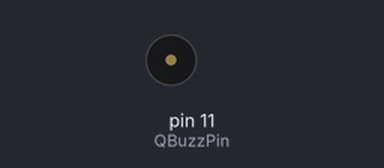
Bench run of a sketch on a simulated Arduino Uno, built with avr-gcc and run on an emulated ATmega328P. Shown: buzzer (waves = sounding).

Above: at 0.1 s.
Timing chart, 0 to 1.6 s (numbered marks = the images above):
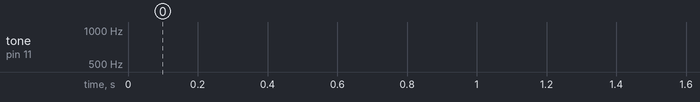

The sketch:

QBuzz.ino
```cpp
/*  QBuzz
This sketch demonstrates the QBuzz.  It makes a tone that goes up and down, in
1.4 second intervals.

The parts from Qtechknow that you will need are:
-QBuzz

made on 10 July 12
created by Quin
*/

const int QBuzzPin = 11;  // the pin that your QBuzz is connected to

void setup() {
  // no need for any code here
}

void loop() {
  for(int i=300; i<1000; i++) {

  // make the tone
  tone(QBuzzPin, i);

  delay(2);     // it takes 1.4 seconds to get to the highest pitch
  }

  for(int i=1000; i>300; i--) {

    tone(QBuzzPin, i);

    delay(2);   // it takes another 1.4 seconds to get to the lowest pitch
  }
}
```
